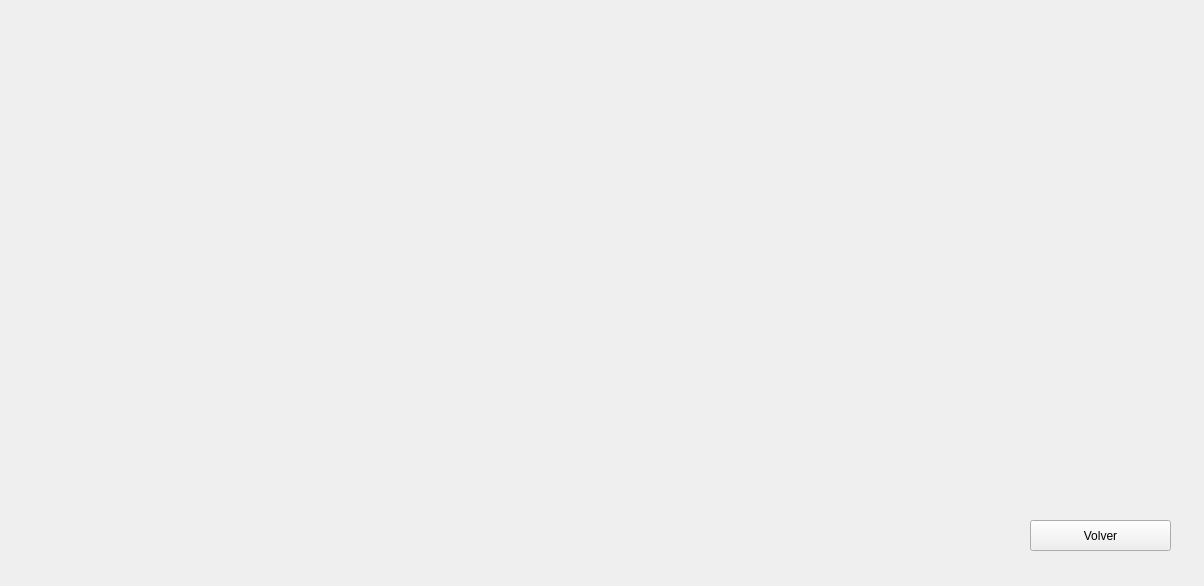
<?xml version="1.0" encoding="UTF-8"?>
<ui version="4.0">
 <class>listHorasEmpleados</class>
 <widget class="QDialog" name="listHorasEmpleados">
  <property name="geometry">
   <rect>
    <x>0</x>
    <y>0</y>
    <width>1204</width>
    <height>586</height>
   </rect>
  </property>
  <property name="windowTitle">
   <string>Dialog</string>
  </property>
  <widget class="QPushButton" name="cmdVolver">
   <property name="geometry">
    <rect>
     <x>1030</x>
     <y>520</y>
     <width>141</width>
     <height>31</height>
    </rect>
   </property>
   <property name="text">
    <string>Volver</string>
   </property>
   <property name="icon">
    <iconset resource="Imagenes.qrc">
     <normaloff>:/imagenes/volver.png</normaloff>:/imagenes/volver.png</iconset>
   </property>
   <property name="autoDefault">
    <bool>false</bool>
   </property>
  </widget>
 </widget>
 <resources/>
 <connections/>
</ui>
